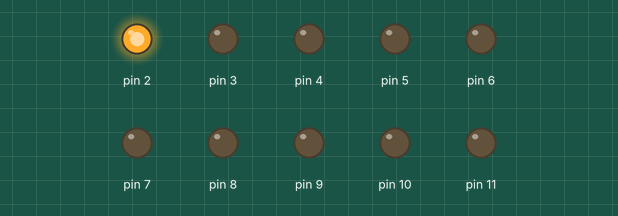
This sketch was run on a simulated Arduino Uno, built with avr-gcc and run on an emulated ATmega328P. Parts: output pins drawn as LEDs (lit = HIGH).

Above: at 0.1 s.
At 1.1 s:
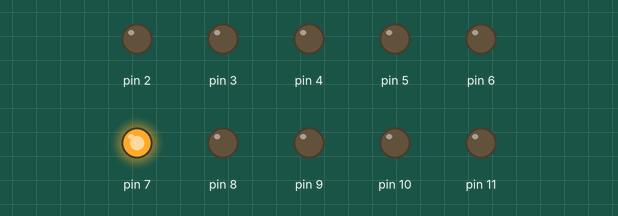
At 1.7 s:
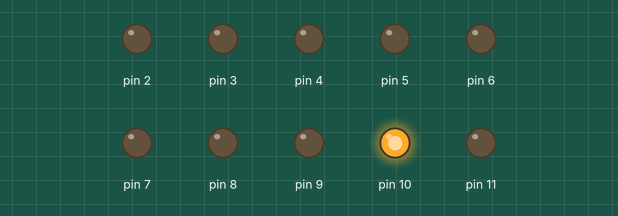
At 2.3 s:
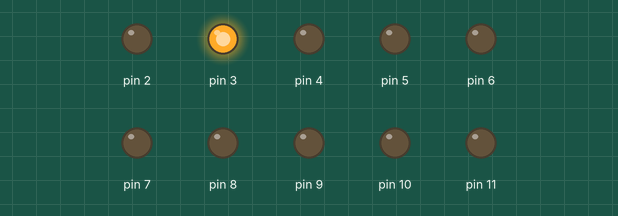
At 3.3 s:
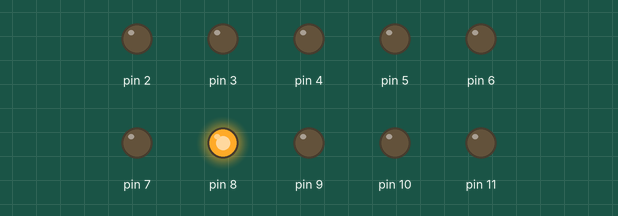
At 4.5 s:
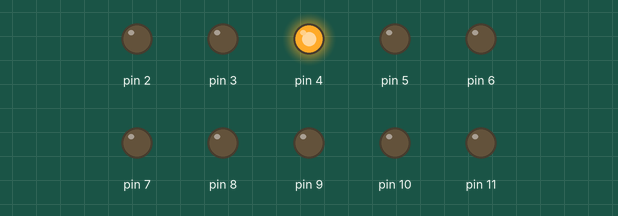
Timing chart, 0 to 4.8 s (numbered marks = the images above):
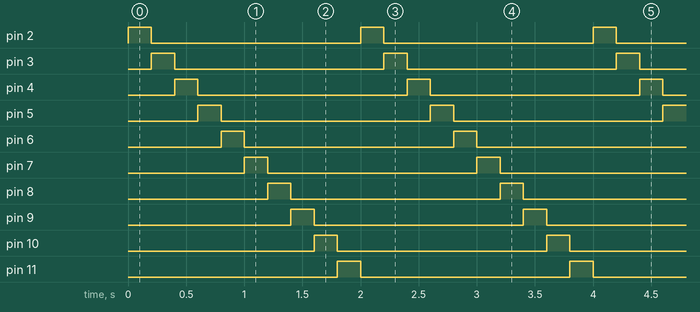

Measured:
- by itself, pin 2–11: alternates HIGH for 0.20 s and LOW for 1.8 s
- by itself, everything shown: repeats every 2.0 s, in 10 steps

The sketch:

s2.6_running_bar.ino
```cpp
//макроопределения только для пина первого светодиода из сборки
#define LED1 2
//и последнего
#define LED10 11
//длительность свечения каждого светодиода
#define LED_ON 200

void setup() {
  //конфигурация всех пинов со светодиодами
  for(int i= LED1; i <= LED10; i++)
    pinMode(i, OUTPUT);
}

void loop() {
  //поочередное включение всех ножек на LED_ON миллисекунд
  //начиная с LED1, заканчивая LED10
  for(int i = LED1; i <= LED10; i+=1)
  {
    digitalWrite(i, HIGH);
    delay(LED_ON);
    digitalWrite(i, LOW);
  }

}
```
